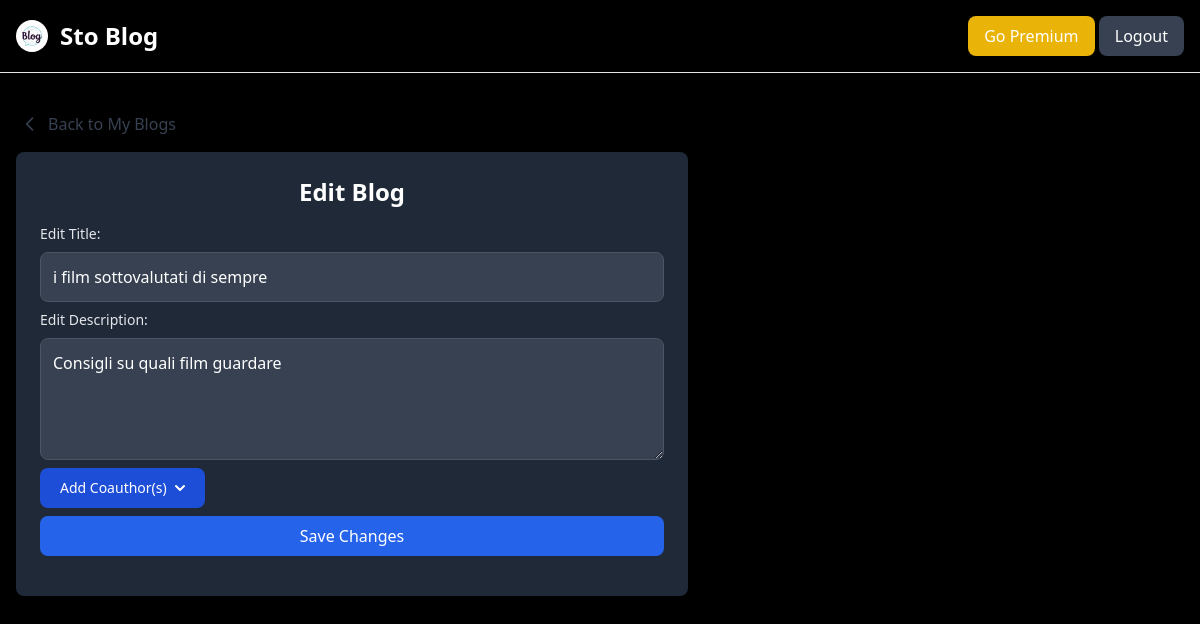
/depaolis_giada/php/edit_blog.php?id=97 (signed in), run on the app's committed database.
### tables this page shows
CREATE TABLE `blog_` (
  `id` int(4) NOT NULL,
  `title` varchar(100) NOT NULL,
  `description` varchar(255) NOT NULL,
  `image` varchar(255) NOT NULL,
  `created_at` datetime NOT NULL DEFAULT current_timestamp(),
  `id_user` int(4) NOT NULL,
  `id_category` int(4) DEFAULT NULL,
  `id_subcategory` int(4) DEFAULT NULL
);

### depaolis_giada/php/edit_blog.php (the view, shortened to what this page needs)
<?php
include('header.php');
$blog = [];
if (isset($_GET['id'])) {
    $blogId = mysqli_real_escape_string($conn, $_GET['id']);
    $sqlFetchBlog = "SELECT blog_.id, blog_.title, blog_.description, blog_.id_user, user.username AS owner_name,
                        GROUP_CONCAT(coauthor.username SEPARATOR ', ') AS coauthors
                    FROM blog_
                    INNER JOIN user ON blog_.id_user = user.id
                    LEFT JOIN blog_coauthor ON blog_.id = blog_coauthor.id_blog
                    LEFT JOIN user AS coauthor ON blog_coauthor.id_user = coauthor.id
                    WHERE blog_.id = '$blogId'
                    GROUP BY blog_.id";
    $result = mysqli_query($conn, $sqlFetchBlog);
    if ($result && mysqli_num_rows($result) > 0) {
        $blog = mysqli_fetch_assoc($result);
    } else {
        die("Blog not found.");
    }
} else {
    die("Invalid blog ID.");
}
?>
<html>
<head>
    <script src="https://cdn.tailwindcss.com"></script>
</head>
<body class="bg-black text-white">
    <div class="flex justify-start w-full px-5 py-4">
    <a href="myblogs.php?username=<?php echo $username; ?>"
       class="inline-flex items-center text-gray-700 hover:text-gray-900 dark:text-gray-300 dark:hover:text-white">
        <svg xmlns="http://www.w3.org/2000/svg" fill="none" viewBox="0 0 24 24" stroke-width="2" stroke="currentColor"
             class="w-5 h-5 mr-2">
            <path stroke-linecap="round" stroke-linejoin="round" d="M15 19l-7-7 7-7" />
        </svg>
        Back to My Blogs
    </a>
    </div>
    <div class="bg-gray-800 rounded-lg shadow-lg p-6 w-full max-w-2xl mx-4">
        <h2 class="text-2xl font-semibold mb-4 text-center text-white">Edit Blog</h2>
        <div class="space-y-4">
            <form id="edit_blog" method="post" action="edit_blog.php?id=<?php echo $blog['id']; ?>" class="space-y-2 bg-gray-800">
                <label for="title" class="block text-sm font-medium text-gray-200">Edit Title:</label>
                <input type="text" id="title" name="title"
                    value="<?php echo htmlspecialchars($blog['title']); ?>"
                    class="w-full p-3 bg-gray-700 border border-gray-600 rounded-lg text-white focus:outline-none focus:ring-2 focus:ring-blue-500"
                    required>
                <label for="description" class="block text-sm font-medium text-gray-200">Edit Description:</label>
                <textarea id="description" name="description" rows="4"
                        class="w-full p-3 bg-gray-700 border border-gray-600 rounded-lg text-white focus:outline-none focus:ring-2 focus:ring-blue-500"
                        required><?php echo htmlspecialchars($blog['description']); ?></textarea>
                <div class="relative">
                    <button id="dropdownCoauthorButton" type="button"
                        class="text-white bg-blue-700 hover:bg-blue-800 focus:ring-4
                            focus:outline-none focus:ring-blue-300 font-medium rounded-lg
                            text-sm px-5 py-2.5 inline-flex items-center dark:bg-blue-600
                            dark:hover:bg-blue-700 dark:focus:ring-blue-800">
                        <div id="dropdown_coauthor_selected">Add Coauthor(s)</div>
                        <svg class="w-2.5 h-2.5 ml-2" aria-hidden="true"
                            xmlns="http://www.w3.org/2000/svg" fill="none"
                            viewBox="0 0 10 6">
                            <path stroke="currentColor" stroke-linecap="round"
                                stroke-linejoin="round" stroke-width="2"
                                d="m1 1 4 4 4-4"/>
                        </svg>
                    </button>
                </div>
                <button type="submit" name="edit_blog_sub"
                        class="w-full py-2 px-4 bg-blue-600 hover:bg-blue-700 text-white rounded-lg font-medium focus:outline-none">
                    Save Changes
                </button>
            </form>
        </div>
    </div>
</body>
</body>
</html>

### data on the page
blog_: title "i film sottovalutati di sempre", description "Consigli su quali film guardare"
